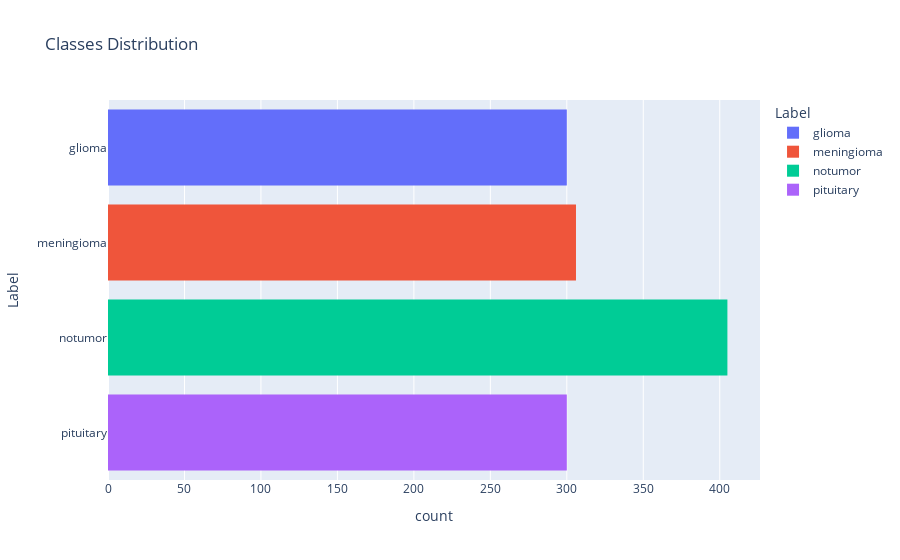

The notebook cell this image was saved under:
### Code cell
px.histogram(test_data, y="Label", color="Label", title="Classes Distribution")

### Figure 1 — Plotly figure (JSON) as saved in the notebook; plotly's stock layout.template omitted (floating-point values rounded to 4 significant figures; data arrays with more than 128 entries replaced by an {"elided": "..."} marker saying what was removed)
{"data": [{"bingroup": "y", "hovertemplate": "Label=%{y}<br>count=%{x}<extra></extra>", "legendgroup": "glioma", "marker": {"color": "#636efa", "pattern": {"shape": ""}}, "name": "glioma", "orientation": "h", "showlegend": true, "type": "histogram", "xaxis": "x", "y": {"elided": "300 str values"}, "yaxis": "y"}, {"bingroup": "y", "hovertemplate": "Label=%{y}<br>count=%{x}<extra></extra>", "legendgroup": "meningioma", "marker": {"color": "#EF553B", "pattern": {"shape": ""}}, "name": "meningioma", "orientation": "h", "showlegend": true, "type": "histogram", "xaxis": "x", "y": {"elided": "306 str values"}, "yaxis": "y"}, {"bingroup": "y", "hovertemplate": "Label=%{y}<br>count=%{x}<extra></extra>", "legendgroup": "notumor", "marker": {"color": "#00cc96", "pattern": {"shape": ""}}, "name": "notumor", "orientation": "h", "showlegend": true, "type": "histogram", "xaxis": "x", "y": {"elided": "405 str values"}, "yaxis": "y"}, {"bingroup": "y", "hovertemplate": "Label=%{y}<br>count=%{x}<extra></extra>", "legendgroup": "pituitary", "marker": {"color": "#ab63fa", "pattern": {"shape": ""}}, "name": "pituitary", "orientation": "h", "showlegend": true, "type": "histogram", "xaxis": "x", "y": {"elided": "300 str values"}, "yaxis": "y"}], "layout": {"autosize": true, "barmode": "relative", "legend": {"title": {"text": "Label"}, "tracegroupgap": 0}, "title": {"text": "Classes Distribution"}, "xaxis": {"anchor": "y", "autorange": true, "domain": [0, 1], "range": [0, 426.3], "title": {"text": "count"}}, "yaxis": {"anchor": "x", "autorange": true, "categoryarray": ["pituitary", "notumor", "meningioma", "glioma"], "categoryorder": "array", "domain": [0, 1], "range": [-0.5, 3.5], "title": {"text": "Label"}, "type": "category"}}}
